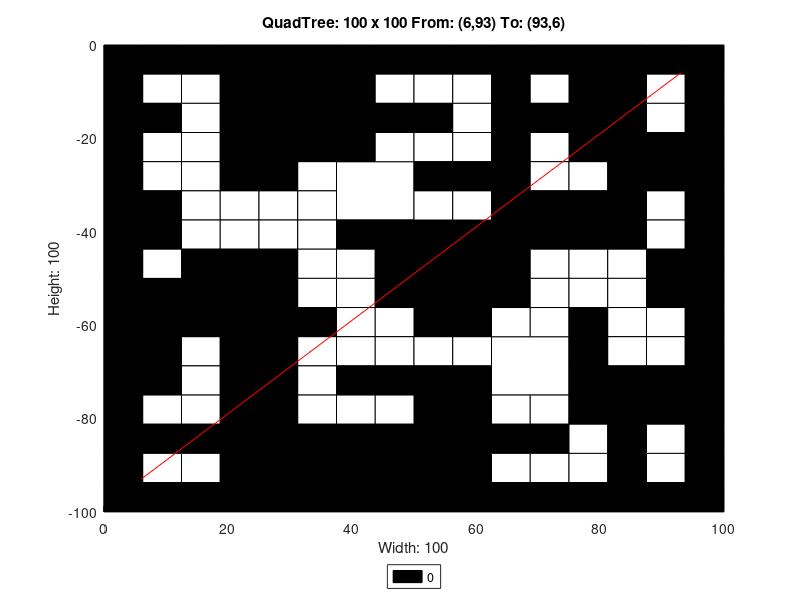

Source code (MATLAB):
axis([0 100 -100 0]);
title('QuadTree: 100 x 100 From: (6,93) To: (93,6)');
xlabel('Width: 100');
ylabel('Height: 100');
rectangle('Position',[25 -12.5 12.5 12.5], 'FaceColor',[0 0 0]);
rectangle('Position',[25 -25 12.5 12.5], 'FaceColor',[0 0 0]);
rectangle('Position',[37.5 -37.5 12.5 12.5], 'FaceColor',[1 1 1]);
rectangle('Position',[75 -12.5 12.5 12.5], 'FaceColor',[0 0 0]);
rectangle('Position',[75 -25 12.5 12.5], 'FaceColor',[0 0 0]);
rectangle('Position',[50 -50 12.5 12.5], 'FaceColor',[0 0 0]);
rectangle('Position',[0 -62.5 12.5 12.5], 'FaceColor',[0 0 0]);
rectangle('Position',[12.5 -62.5 12.5 12.5], 'FaceColor',[0 0 0]);
rectangle('Position',[0 -75 12.5 12.5], 'FaceColor',[0 0 0]);
rectangle('Position',[25 -100 12.5 12.5], 'FaceColor',[0 0 0]);
rectangle('Position',[37.5 -100 12.5 12.5], 'FaceColor',[0 0 0]);
rectangle('Position',[50 -62.5 12.5 12.5], 'FaceColor',[0 0 0]);
rectangle('Position',[62.5 -75 12.5 12.5], 'FaceColor',[1 1 1]);
rectangle('Position',[50 -87.5 12.5 12.5], 'FaceColor',[0 0 0]);
rectangle('Position',[50 -100 12.5 12.5], 'FaceColor',[0 0 0]);
rectangle('Position',[0 -6.25 6.25 6.25], 'FaceColor',[0 0 0]);
rectangle('Position',[6.25 -6.25 6.25 6.25], 'FaceColor',[0 0 0]);
rectangle('Position',[0 -12.5 6.25 6.25], 'FaceColor',[0 0 0]);
rectangle('Position',[6.25 -12.5 6.25 6.25], 'FaceColor',[1 1 1]);
rectangle('Position',[12.5 -6.25 6.25 6.25], 'FaceColor',[0 0 0]);
rectangle('Position',[18.75 -6.25 6.25 6.25], 'FaceColor',[0 0 0]);
rectangle('Position',[12.5 -12.5 6.25 6.25], 'FaceColor',[1 1 1]);
rectangle('Position',[18.75 -12.5 6.25 6.25], 'FaceColor',[0 0 0]);
rectangle('Position',[0 -18.75 6.25 6.25], 'FaceColor',[0 0 0]);
rectangle('Position',[6.25 -18.75 6.25 6.25], 'FaceColor',[0 0 0]);
rectangle('Position',[0 -25 6.25 6.25], 'FaceColor',[0 0 0]);
rectangle('Position',[6.25 -25 6.25 6.25], 'FaceColor',[1 1 1]);
rectangle('Position',[12.5 -18.75 6.25 6.25], 'FaceColor',[1 1 1]);
rectangle('Position',[18.75 -18.75 6.25 6.25], 'FaceColor',[0 0 0]);
rectangle('Position',[12.5 -25 6.25 6.25], 'FaceColor',[1 1 1]);
rectangle('Position',[18.75 -25 6.25 6.25], 'FaceColor',[0 0 0]);
rectangle('Position',[37.5 -6.25 6.25 6.25], 'FaceColor',[0 0 0]);
rectangle('Position',[43.75 -6.25 6.25 6.25], 'FaceColor',[0 0 0]);
rectangle('Position',[37.5 -12.5 6.25 6.25], 'FaceColor',[0 0 0]);
rectangle('Position',[43.75 -12.5 6.25 6.25], 'FaceColor',[1 1 1]);
rectangle('Position',[37.5 -18.75 6.25 6.25], 'FaceColor',[0 0 0]);
rectangle('Position',[43.75 -18.75 6.25 6.25], 'FaceColor',[0 0 0]);
rectangle('Position',[37.5 -25 6.25 6.25], 'FaceColor',[0 0 0]);
rectangle('Position',[43.75 -25 6.25 6.25], 'FaceColor',[1 1 1]);
rectangle('Position',[0 -31.25 6.25 6.25], 'FaceColor',[0 0 0]);
rectangle('Position',[6.25 -31.25 6.25 6.25], 'FaceColor',[1 1 1]);
rectangle('Position',[0 -37.5 6.25 6.25], 'FaceColor',[0 0 0]);
rectangle('Position',[6.25 -37.5 6.25 6.25], 'FaceColor',[0 0 0]);
rectangle('Position',[12.5 -31.25 6.25 6.25], 'FaceColor',[1 1 1]);
rectangle('Position',[18.75 -31.25 6.25 6.25], 'FaceColor',[0 0 0]);
rectangle('Position',[12.5 -37.5 6.25 6.25], 'FaceColor',[1 1 1]);
rectangle('Position',[18.75 -37.5 6.25 6.25], 'FaceColor',[1 1 1]);
rectangle('Position',[0 -43.75 6.25 6.25], 'FaceColor',[0 0 0]);
rectangle('Position',[6.25 -43.75 6.25 6.25], 'FaceColor',[0 0 0]);
rectangle('Position',[0 -50 6.25 6.25], 'FaceColor',[0 0 0]);
rectangle('Position',[6.25 -50 6.25 6.25], 'FaceColor',[1 1 1]);
rectangle('Position',[12.5 -43.75 6.25 6.25], 'FaceColor',[1 1 1]);
rectangle('Position',[18.75 -43.75 6.25 6.25], 'FaceColor',[1 1 1]);
rectangle('Position',[12.5 -50 6.25 6.25], 'FaceColor',[0 0 0]);
rectangle('Position',[18.75 -50 6.25 6.25], 'FaceColor',[0 0 0]);
rectangle('Position',[25 -31.25 6.25 6.25], 'FaceColor',[0 0 0]);
rectangle('Position',[31.25 -31.25 6.25 6.25], 'FaceColor',[1 1 1]);
rectangle('Position',[25 -37.5 6.25 6.25], 'FaceColor',[1 1 1]);
rectangle('Position',[31.25 -37.5 6.25 6.25], 'FaceColor',[1 1 1]);
rectangle('Position',[25 -43.75 6.25 6.25], 'FaceColor',[1 1 1]);
rectangle('Position',[31.25 -43.75 6.25 6.25], 'FaceColor',[1 1 1]);
rectangle('Position',[25 -50 6.25 6.25], 'FaceColor',[0 0 0]);
rectangle('Position',[31.25 -50 6.25 6.25], 'FaceColor',[1 1 1]);
rectangle('Position',[37.5 -43.75 6.25 6.25], 'FaceColor',[0 0 0]);
rectangle('Position',[43.75 -43.75 6.25 6.25], 'FaceColor',[0 0 0]);
rectangle('Position',[37.5 -50 6.25 6.25], 'FaceColor',[1 1 1]);
rectangle('Position',[43.75 -50 6.25 6.25], 'FaceColor',[0 0 0]);
rectangle('Position',[50 -6.25 6.25 6.25], 'FaceColor',[0 0 0]);
rectangle('Position',[56.25 -6.25 6.25 6.25], 'FaceColor',[0 0 0]);
rectangle('Position',[50 -12.5 6.25 6.25], 'FaceColor',[1 1 1]);
rectangle('Position',[56.25 -12.5 6.25 6.25], 'FaceColor',[1 1 1]);
rectangle('Position',[62.5 -6.25 6.25 6.25], 'FaceColor',[0 0 0]);
rectangle('Position',[68.75 -6.25 6.25 6.25], 'FaceColor',[0 0 0]);
rectangle('Position',[62.5 -12.5 6.25 6.25], 'FaceColor',[0 0 0]);
rectangle('Position',[68.75 -12.5 6.25 6.25], 'FaceColor',[1 1 1]);
rectangle('Position',[50 -18.75 6.25 6.25], 'FaceColor',[0 0 0]);
rectangle('Position',[56.25 -18.75 6.25 6.25], 'FaceColor',[1 1 1]);
rectangle('Position',[50 -25 6.25 6.25], 'FaceColor',[1 1 1]);
rectangle('Position',[56.25 -25 6.25 6.25], 'FaceColor',[1 1 1]);
rectangle('Position',[62.5 -18.75 6.25 6.25], 'FaceColor',[0 0 0]);
rectangle('Position',[68.75 -18.75 6.25 6.25], 'FaceColor',[0 0 0]);
rectangle('Position',[62.5 -25 6.25 6.25], 'FaceColor',[0 0 0]);
rectangle('Position',[68.75 -25 6.25 6.25], 'FaceColor',[1 1 1]);
rectangle('Position',[87.5 -6.25 6.25 6.25], 'FaceColor',[0 0 0]);
rectangle('Position',[93.75 -6.25 6.25 6.25], 'FaceColor',[0 0 0]);
rectangle('Position',[87.5 -12.5 6.25 6.25], 'FaceColor',[1 1 1]);
rectangle('Position',[93.75 -12.5 6.25 6.25], 'FaceColor',[0 0 0]);
rectangle('Position',[87.5 -18.75 6.25 6.25], 'FaceColor',[1 1 1]);
rectangle('Position',[93.75 -18.75 6.25 6.25], 'FaceColor',[0 0 0]);
rectangle('Position',[87.5 -25 6.25 6.25], 'FaceColor',[0 0 0]);
rectangle('Position',[93.75 -25 6.25 6.25], 'FaceColor',[0 0 0]);
rectangle('Position',[50 -31.25 6.25 6.25], 'FaceColor',[0 0 0]);
rectangle('Position',[56.25 -31.25 6.25 6.25], 'FaceColor',[0 0 0]);
rectangle('Position',[50 -37.5 6.25 6.25], 'FaceColor',[1 1 1]);
rectangle('Position',[56.25 -37.5 6.25 6.25], 'FaceColor',[1 1 1]);
rectangle('Position',[62.5 -31.25 6.25 6.25], 'FaceColor',[0 0 0]);
rectangle('Position',[68.75 -31.25 6.25 6.25], 'FaceColor',[1 1 1]);
rectangle('Position',[62.5 -37.5 6.25 6.25], 'FaceColor',[0 0 0]);
rectangle('Position',[68.75 -37.5 6.25 6.25], 'FaceColor',[0 0 0]);
rectangle('Position',[62.5 -43.75 6.25 6.25], 'FaceColor',[0 0 0]);
rectangle('Position',[68.75 -43.75 6.25 6.25], 'FaceColor',[0 0 0]);
rectangle('Position',[62.5 -50 6.25 6.25], 'FaceColor',[0 0 0]);
rectangle('Position',[68.75 -50 6.25 6.25], 'FaceColor',[1 1 1]);
rectangle('Position',[75 -31.25 6.25 6.25], 'FaceColor',[1 1 1]);
rectangle('Position',[81.25 -31.25 6.25 6.25], 'FaceColor',[0 0 0]);
rectangle('Position',[75 -37.5 6.25 6.25], 'FaceColor',[0 0 0]);
rectangle('Position',[81.25 -37.5 6.25 6.25], 'FaceColor',[0 0 0]);
rectangle('Position',[87.5 -31.25 6.25 6.25], 'FaceColor',[0 0 0]);
rectangle('Position',[93.75 -31.25 6.25 6.25], 'FaceColor',[0 0 0]);
rectangle('Position',[87.5 -37.5 6.25 6.25], 'FaceColor',[1 1 1]);
rectangle('Position',[93.75 -37.5 6.25 6.25], 'FaceColor',[0 0 0]);
rectangle('Position',[75 -43.75 6.25 6.25], 'FaceColor',[0 0 0]);
rectangle('Position',[81.25 -43.75 6.25 6.25], 'FaceColor',[0 0 0]);
rectangle('Position',[75 -50 6.25 6.25], 'FaceColor',[1 1 1]);
rectangle('Position',[81.25 -50 6.25 6.25], 'FaceColor',[1 1 1]);
rectangle('Position',[87.5 -43.75 6.25 6.25], 'FaceColor',[1 1 1]);
rectangle('Position',[93.75 -43.75 6.25 6.25], 'FaceColor',[0 0 0]);
rectangle('Position',[87.5 -50 6.25 6.25], 'FaceColor',[0 0 0]);
rectangle('Position',[93.75 -50 6.25 6.25], 'FaceColor',[0 0 0]);
rectangle('Position',[12.5 -68.75 6.25 6.25], 'FaceColor',[1 1 1]);
rectangle('Position',[18.75 -68.75 6.25 6.25], 'FaceColor',[0 0 0]);
rectangle('Position',[12.5 -75 6.25 6.25], 'FaceColor',[1 1 1]);
rectangle('Position',[18.75 -75 6.25 6.25], 'FaceColor',[0 0 0]);
rectangle('Position',[25 -56.25 6.25 6.25], 'FaceColor',[0 0 0]);
rectangle('Position',[31.25 -56.25 6.25 6.25], 'FaceColor',[1 1 1]);
rectangle('Position',[25 -62.5 6.25 6.25], 'FaceColor',[0 0 0]);
rectangle('Position',[31.25 -62.5 6.25 6.25], 'FaceColor',[0 0 0]);
rectangle('Position',[37.5 -56.25 6.25 6.25], 'FaceColor',[1 1 1]);
rectangle('Position',[43.75 -56.25 6.25 6.25], 'FaceColor',[0 0 0]);
rectangle('Position',[37.5 -62.5 6.25 6.25], 'FaceColor',[1 1 1]);
rectangle('Position',[43.75 -62.5 6.25 6.25], 'FaceColor',[1 1 1]);
rectangle('Position',[25 -68.75 6.25 6.25], 'FaceColor',[0 0 0]);
rectangle('Position',[31.25 -68.75 6.25 6.25], 'FaceColor',[1 1 1]);
rectangle('Position',[25 -75 6.25 6.25], 'FaceColor',[0 0 0]);
rectangle('Position',[31.25 -75 6.25 6.25], 'FaceColor',[1 1 1]);
rectangle('Position',[37.5 -68.75 6.25 6.25], 'FaceColor',[1 1 1]);
rectangle('Position',[43.75 -68.75 6.25 6.25], 'FaceColor',[1 1 1]);
rectangle('Position',[37.5 -75 6.25 6.25], 'FaceColor',[0 0 0]);
rectangle('Position',[43.75 -75 6.25 6.25], 'FaceColor',[0 0 0]);
rectangle('Position',[0 -81.25 6.25 6.25], 'FaceColor',[0 0 0]);
rectangle('Position',[6.25 -81.25 6.25 6.25], 'FaceColor',[1 1 1]);
rectangle('Position',[0 -87.5 6.25 6.25], 'FaceColor',[0 0 0]);
rectangle('Position',[6.25 -87.5 6.25 6.25], 'FaceColor',[0 0 0]);
rectangle('Position',[12.5 -81.25 6.25 6.25], 'FaceColor',[1 1 1]);
rectangle('Position',[18.75 -81.25 6.25 6.25], 'FaceColor',[0 0 0]);
rectangle('Position',[12.5 -87.5 6.25 6.25], 'FaceColor',[0 0 0]);
rectangle('Position',[18.75 -87.5 6.25 6.25], 'FaceColor',[0 0 0]);
rectangle('Position',[0 -93.75 6.25 6.25], 'FaceColor',[0 0 0]);
rectangle('Position',[6.25 -93.75 6.25 6.25], 'FaceColor',[1 1 1]);
rectangle('Position',[0 -100 6.25 6.25], 'FaceColor',[0 0 0]);
rectangle('Position',[6.25 -100 6.25 6.25], 'FaceColor',[0 0 0]);
rectangle('Position',[12.5 -93.75 6.25 6.25], 'FaceColor',[1 1 1]);
rectangle('Position',[18.75 -93.75 6.25 6.25], 'FaceColor',[0 0 0]);
rectangle('Position',[12.5 -100 6.25 6.25], 'FaceColor',[0 0 0]);
rectangle('Position',[18.75 -100 6.25 6.25], 'FaceColor',[0 0 0]);
rectangle('Position',[25 -81.25 6.25 6.25], 'FaceColor',[0 0 0]);
rectangle('Position',[31.25 -81.25 6.25 6.25], 'FaceColor',[1 1 1]);
rectangle('Position',[25 -87.5 6.25 6.25], 'FaceColor',[0 0 0]);
rectangle('Position',[31.25 -87.5 6.25 6.25], 'FaceColor',[0 0 0]);
rectangle('Position',[37.5 -81.25 6.25 6.25], 'FaceColor',[1 1 1]);
rectangle('Position',[43.75 -81.25 6.25 6.25], 'FaceColor',[1 1 1]);
rectangle('Position',[37.5 -87.5 6.25 6.25], 'FaceColor',[0 0 0]);
rectangle('Position',[43.75 -87.5 6.25 6.25], 'FaceColor',[0 0 0]);
rectangle('Position',[62.5 -56.25 6.25 6.25], 'FaceColor',[0 0 0]);
rectangle('Position',[68.75 -56.25 6.25 6.25], 'FaceColor',[1 1 1]);
rectangle('Position',[62.5 -62.5 6.25 6.25], 'FaceColor',[1 1 1]);
rectangle('Position',[68.75 -62.5 6.25 6.25], 'FaceColor',[1 1 1]);
rectangle('Position',[50 -68.75 6.25 6.25], 'FaceColor',[1 1 1]);
rectangle('Position',[56.25 -68.75 6.25 6.25], 'FaceColor',[1 1 1]);
rectangle('Position',[50 -75 6.25 6.25], 'FaceColor',[0 0 0]);
rectangle('Position',[56.25 -75 6.25 6.25], 'FaceColor',[0 0 0]);
rectangle('Position',[75 -56.25 6.25 6.25], 'FaceColor',[1 1 1]);
rectangle('Position',[81.25 -56.25 6.25 6.25], 'FaceColor',[1 1 1]);
rectangle('Position',[75 -62.5 6.25 6.25], 'FaceColor',[0 0 0]);
rectangle('Position',[81.25 -62.5 6.25 6.25], 'FaceColor',[1 1 1]);
rectangle('Position',[87.5 -56.25 6.25 6.25], 'FaceColor',[0 0 0]);
rectangle('Position',[93.75 -56.25 6.25 6.25], 'FaceColor',[0 0 0]);
rectangle('Position',[87.5 -62.5 6.25 6.25], 'FaceColor',[1 1 1]);
rectangle('Position',[93.75 -62.5 6.25 6.25], 'FaceColor',[0 0 0]);
rectangle('Position',[75 -68.75 6.25 6.25], 'FaceColor',[0 0 0]);
rectangle('Position',[81.25 -68.75 6.25 6.25], 'FaceColor',[1 1 1]);
rectangle('Position',[75 -75 6.25 6.25], 'FaceColor',[0 0 0]);
rectangle('Position',[81.25 -75 6.25 6.25], 'FaceColor',[0 0 0]);
rectangle('Position',[87.5 -68.75 6.25 6.25], 'FaceColor',[1 1 1]);
rectangle('Position',[93.75 -68.75 6.25 6.25], 'FaceColor',[0 0 0]);
rectangle('Position',[87.5 -75 6.25 6.25], 'FaceColor',[0 0 0]);
rectangle('Position',[93.75 -75 6.25 6.25], 'FaceColor',[0 0 0]);
rectangle('Position',[62.5 -81.25 6.25 6.25], 'FaceColor',[1 1 1]);
rectangle('Position',[68.75 -81.25 6.25 6.25], 'FaceColor',[1 1 1]);
rectangle('Position',[62.5 -87.5 6.25 6.25], 'FaceColor',[0 0 0]);
rectangle('Position',[68.75 -87.5 6.25 6.25], 'FaceColor',[0 0 0]);
rectangle('Position',[62.5 -93.75 6.25 6.25], 'FaceColor',[1 1 1]);
rectangle('Position',[68.75 -93.75 6.25 6.25], 'FaceColor',[1 1 1]);
rectangle('Position',[62.5 -100 6.25 6.25], 'FaceColor',[0 0 0]);
rectangle('Position',[68.75 -100 6.25 6.25], 'FaceColor',[0 0 0]);
rectangle('Position',[75 -81.25 6.25 6.25], 'FaceColor',[0 0 0]);
rectangle('Position',[81.25 -81.25 6.25 6.25], 'FaceColor',[0 0 0]);
rectangle('Position',[75 -87.5 6.25 6.25], 'FaceColor',[1 1 1]);
rectangle('Position',[81.25 -87.5 6.25 6.25], 'FaceColor',[0 0 0]);
rectangle('Position',[87.5 -81.25 6.25 6.25], 'FaceColor',[0 0 0]);
rectangle('Position',[93.75 -81.25 6.25 6.25], 'FaceColor',[0 0 0]);
rectangle('Position',[87.5 -87.5 6.25 6.25], 'FaceColor',[1 1 1]);
rectangle('Position',[93.75 -87.5 6.25 6.25], 'FaceColor',[0 0 0]);
rectangle('Position',[75 -93.75 6.25 6.25], 'FaceColor',[1 1 1]);
rectangle('Position',[81.25 -93.75 6.25 6.25], 'FaceColor',[0 0 0]);
rectangle('Position',[75 -100 6.25 6.25], 'FaceColor',[0 0 0]);
rectangle('Position',[81.25 -100 6.25 6.25], 'FaceColor',[0 0 0]);
rectangle('Position',[87.5 -93.75 6.25 6.25], 'FaceColor',[1 1 1]);
rectangle('Position',[93.75 -93.75 6.25 6.25], 'FaceColor',[0 0 0]);
rectangle('Position',[87.5 -100 6.25 6.25], 'FaceColor',[0 0 0]);
rectangle('Position',[93.75 -100 6.25 6.25], 'FaceColor',[0 0 0]);
X=[93,6];
Y=[-6,-93];
hold on;
plot(X,Y,'r');
legend('0','Location','southoutside');
